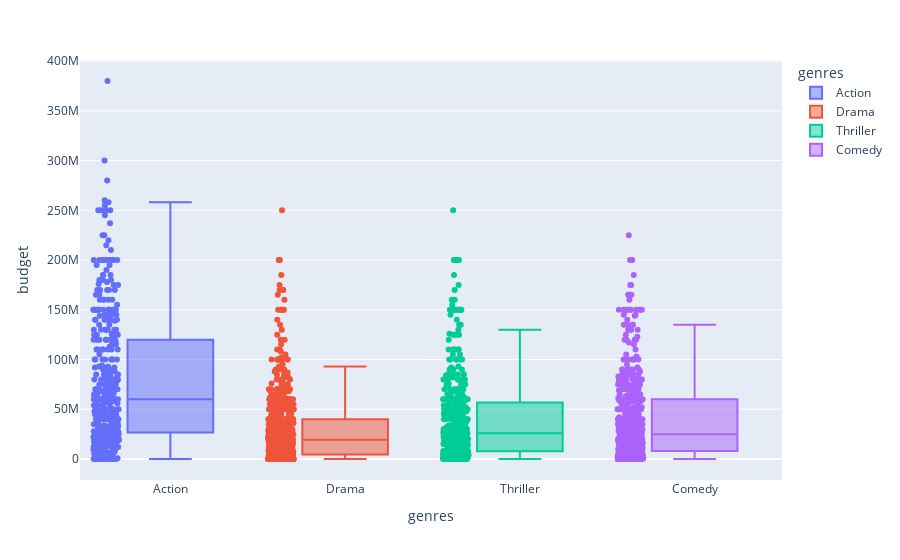

Notebook code for this chart:
### Markdown cell above
Based on the above bar chart, the most popular movie genres on average are adventure, science fiction, fantasy, animation and action films.

### Code cell
# Combined Box Plots - Budgets for Top 4 Most Frequent Genres
fig = px.box(films_genre_high_count, x='genres', y='budget', color='genres', points='all')
fig.show()

### Figure 1 — Plotly figure (JSON) as saved in the notebook; plotly's stock layout.template omitted (floating-point values rounded to 4 significant figures; data arrays with more than 128 entries replaced by an {"elided": "..."} marker saying what was removed)
{"data": [{"alignmentgroup": "True", "boxpoints": "all", "hovertemplate": "genres=%{x}<br>budget=%{y}<extra></extra>", "legendgroup": "Action", "marker": {"color": "#636efa"}, "name": "Action", "notched": false, "offsetgroup": "Action", "orientation": "v", "showlegend": true, "type": "box", "x": {"elided": "417 str values"}, "x0": " ", "xaxis": "x", "y": {"elided": "417 int values"}, "y0": " ", "yaxis": "y"}, {"alignmentgroup": "True", "boxpoints": "all", "hovertemplate": "genres=%{x}<br>budget=%{y}<extra></extra>", "legendgroup": "Drama", "marker": {"color": "#EF553B"}, "name": "Drama", "notched": false, "offsetgroup": "Drama", "orientation": "v", "showlegend": true, "type": "box", "x": {"elided": "628 str values"}, "x0": " ", "xaxis": "x", "y": {"elided": "628 int values"}, "y0": " ", "yaxis": "y"}, {"alignmentgroup": "True", "boxpoints": "all", "hovertemplate": "genres=%{x}<br>budget=%{y}<extra></extra>", "legendgroup": "Thriller", "marker": {"color": "#00cc96"}, "name": "Thriller", "notched": false, "offsetgroup": "Thriller", "orientation": "v", "showlegend": true, "type": "box", "x": {"elided": "419 str values"}, "x0": " ", "xaxis": "x", "y": {"elided": "419 int values"}, "y0": " ", "yaxis": "y"}, {"alignmentgroup": "True", "boxpoints": "all", "hovertemplate": "genres=%{x}<br>budget=%{y}<extra></extra>", "legendgroup": "Comedy", "marker": {"color": "#ab63fa"}, "name": "Comedy", "notched": false, "offsetgroup": "Comedy", "orientation": "v", "showlegend": true, "type": "box", "x": {"elided": "500 str values"}, "x0": " ", "xaxis": "x", "y": {"elided": "500 int values"}, "y0": " ", "yaxis": "y"}], "layout": {"boxmode": "overlay", "legend": {"title": {"text": "genres"}, "tracegroupgap": 0}, "margin": {"t": 60}, "xaxis": {"anchor": "y", "categoryarray": ["Action", "Drama", "Thriller", "Comedy"], "categoryorder": "array", "domain": [0, 1], "title": {"text": "genres"}}, "yaxis": {"anchor": "x", "domain": [0, 1], "title": {"text": "budget"}}}}
